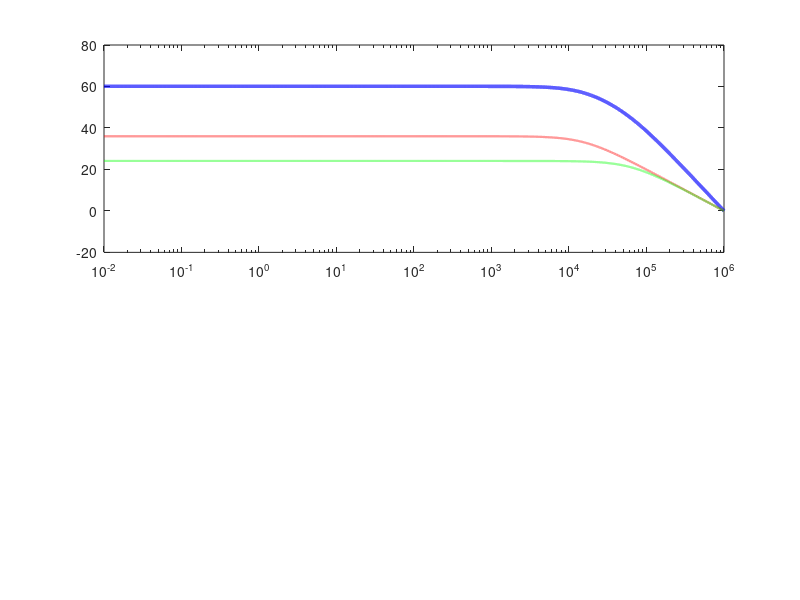

MATLAB code for this plot: (Note: this script raises an error after producing the figure.)
%% ================================================================
%  3 Op-Amp Instrumentation Amplifier — Full Circuit Analysis
% ================================================================
%  TOPOLOGY:
%    Stage 1 : Two non-inverting buffers
%              R1 = R2 = 10 kΩ  (feedback)
%              Rg = 322 Ω       (gain-set)
%    Stage 2 : Difference amplifier
%              R3 = 2 kΩ  (input resistors from stage-1 outputs)
%              R4 = 32 kΩ (feedback)
%  INPUTS    : V1 = 5 mV,  V2 = 0 mV
%  BW TARGET : 0 – 5 Hz
%  Op-Amp GBW: 1 MHz (assumed, e.g. TL071 / LM324 class)
% ================================================================

clear; clc; close all;

%% ─── 1. CIRCUIT PARAMETERS ──────────────────────────────────────
R1  = 10e3;          % Stage-1 feedback resistors (Ω)
R2  = 10e3;
Rg  = 322;           % Gain-setting resistor (Ω)
R3  = 2e3;           % Stage-2 input resistors (Ω)
R4  = 32e3;          % Stage-2 feedback resistor (Ω)

V1  = 5e-3;          % Input V1 (V)
V2  = 0;             % Input V2 (V)
Vdd = 15;            % Supply rail (±15 V assumed)

GBW = 1e6;           % Op-amp gain-bandwidth product (Hz)
k   = 1.38e-23;      % Boltzmann constant
T   = 300;           % Temperature (K)
BW_op = 5;           % Operating bandwidth (Hz)

%% ─── 2. GAIN CALCULATIONS ───────────────────────────────────────
Vdiff = V1 - V2;
Vcm   = (V1 + V2) / 2;

A1      = 1 + (2*R1)/Rg;      % Stage-1 differential gain
A2      = R4 / R3;             % Stage-2 gain
A_total = A1 * A2;             % Overall gain

BW1 = GBW / A1;               % Stage-1 –3 dB BW (Hz)
BW2 = GBW / A2;               % Stage-2 –3 dB BW (Hz)
% Cascaded –3 dB bandwidth (Butterworth approximation)
BW_sys = sqrt((sqrt(2)-1)) * min(BW1, BW2);   % rough estimate

Vout_dc = A_total * Vdiff;     % DC output voltage

fprintf('╔══════════════════════════════════════════╗\n');
fprintf('║   3 Op-Amp INA — Analysis Summary        ║\n');
fprintf('╠══════════════════════════════════════════╣\n');
fprintf('║ R1=R2=%-6.0f Ω  Rg=%-6.0f Ω            ║\n', R1, Rg);
fprintf('║ R3=%-6.0f Ω     R4=%-6.0f Ω            ║\n', R3, R4);
fprintf('║ V1=%-5.1f mV    V2=%-5.1f mV            ║\n', V1*1e3, V2*1e3);
fprintf('╠══════════════════════════════════════════╣\n');
fprintf('║ Stage-1 Gain A1  = %8.4f  (%5.2f dB)  ║\n', A1, 20*log10(A1));
fprintf('║ Stage-2 Gain A2  = %8.4f  (%5.2f dB)  ║\n', A2, 20*log10(A2));
fprintf('║ Total Gain       = %8.4f  (%5.2f dB)  ║\n', A_total, 20*log10(A_total));
fprintf('╠══════════════════════════════════════════╣\n');
fprintf('║ Differential Input Vdiff = %+.2f mV      ║\n', Vdiff*1e3);
fprintf('║ Common-Mode Input Vcm   = %+.2f mV      ║\n', Vcm*1e3);
fprintf('║ DC Output Voltage       = %+.4f V       ║\n', Vout_dc);
fprintf('╠══════════════════════════════════════════╣\n');
fprintf('║ Stage-1 BW = %10.3f Hz                 ║\n', BW1);
fprintf('║ Stage-2 BW = %10.3f Hz                 ║\n', BW2);
fprintf('╚══════════════════════════════════════════╝\n');

%% ─── 3. FREQUENCY VECTORS ───────────────────────────────────────
f_log  = logspace(-2, 6, 20000);          % Wide log range for Bode
f_op   = linspace(0.001, 5, 5000);        % 0–5 Hz operating range

% Magnitude transfer functions (single-pole roll-off per stage)
H1 = @(f) A1 ./ sqrt(1 + (f./BW1).^2);
H2 = @(f) A2 ./ sqrt(1 + (f./BW2).^2);
H  = @(f) H1(f) .* H2(f);

% Phase (degrees)
Ph1 = @(f) -atan(f./BW1) .* (180/pi);
Ph2 = @(f) -atan(f./BW2) .* (180/pi);
Ph  = @(f) Ph1(f) + Ph2(f);

%% ═══════════════════════════════════════════════════════════════
%  FIGURE 1 — BODE PLOT (Full Frequency Range)
% ═══════════════════════════════════════════════════════════════
figure('Name','Fig 1 – Bode Plot','NumberTitle','off',...
       'Position',[40 40 950 700],'Color','w');

% — Magnitude —
ax1 = subplot(2,1,1);
semilogx(f_log, 20*log10(H(f_log)),  'b',  'LineWidth',2.5); hold on;
semilogx(f_log, 20*log10(H1(f_log)), 'r--','LineWidth',1.6);
semilogx(f_log, 20*log10(H2(f_log)), 'g--','LineWidth',1.6);
yline(20*log10(A_total)-3,'k:','LineWidth',1.4,'Label','–3 dB');
xline(5,   'Color',[0.6 0 0.6],'LineWidth',1.8,'Label','5 Hz (target BW)','LabelVerticalAlignment','top');
xline(BW1, 'r-.','LineWidth',1.4,'Label',sprintf('BW_1=%.1f Hz',BW1));
xline(BW2, 'g-.','LineWidth',1.4,'Label',sprintf('BW_2=%.1f Hz',BW2));
xlim([0.01 1e6]); grid on; box on;
ylabel('Magnitude (dB)','FontWeight','bold');
title('Bode Plot — 3 Op-Amp INA','FontSize',13,'FontWeight','bold');
legend('Overall','Stage 1','Stage 2','Location','southwest','FontSize',9);
set(ax1,'FontSize',10);

% — Phase —
ax2 = subplot(2,1,2);
semilogx(f_log, Ph(f_log),  'b',  'LineWidth',2.5); hold on;
semilogx(f_log, Ph1(f_log), 'r--','LineWidth',1.6);
semilogx(f_log, Ph2(f_log), 'g--','LineWidth',1.6);
xline(5,'Color',[0.6 0 0.6],'LineWidth',1.8,'Label','5 Hz');
yline(-45, 'k:','LineWidth',1.2,'Label','–45°');
yline(-90, 'k:','LineWidth',1.2,'Label','–90°');
xlim([0.01 1e6]); grid on; box on;
xlabel('Frequency (Hz)','FontWeight','bold');
ylabel('Phase (°)','FontWeight','bold');
legend('Overall','Stage 1','Stage 2','Location','southwest','FontSize',9);
set(ax2,'FontSize',10);

%% ═══════════════════════════════════════════════════════════════
%  FIGURE 2 — GAIN IN OPERATING BAND (0–5 Hz)
% ═══════════════════════════════════════════════════════════════
figure('Name','Fig 2 – Operating Band Gain','NumberTitle','off',...
       'Position',[60 60 820 420],'Color','w');

yyaxis left
plot(f_op, H(f_op), 'b-', 'LineWidth',2.8);
yline(A_total,      'b:','LineWidth',1.3,'Label',sprintf('DC Gain = %.2f',A_total));
yline(A_total/sqrt(2),'b--','LineWidth',1.3,'Label','–3 dB');
ylabel('Gain (V/V)','FontWeight','bold','Color','b');
ylim([A_total*0.95  A_total*1.02]);

yyaxis right
plot(f_op, 20*log10(H(f_op)), 'r-', 'LineWidth',1.6);
ylabel('Gain (dB)','FontWeight','bold','Color','r');

xlabel('Frequency (Hz)','FontWeight','bold');
title('Voltage Gain in Operating Range (0–5 Hz)','FontSize',12,'FontWeight','bold');
xlim([0 5]); grid on; box on;

% Annotate gain flatness
gain_5Hz = H(5);
gain_drop_pct = (A_total - gain_5Hz)/A_total * 100;
text(4.5, A_total*0.972,...
    sprintf('Drop at 5Hz:\n%.3f%%', gain_drop_pct),...
    'HorizontalAlignment','center','FontSize',9,'Color',[0.5 0 0]);

%% ═══════════════════════════════════════════════════════════════
%  FIGURE 3 — TIME-DOMAIN ANALYSIS (DC + Sinusoidal sweeps)
% ═══════════════════════════════════════════════════════════════
figure('Name','Fig 3 – Time Domain','NumberTitle','off',...
       'Position',[80 80 980 760],'Color','w');

t = linspace(0, 2, 40000);
colors = lines(5);
freqs_test = [0.5, 1, 2, 5];
labels = arrayfun(@(f) sprintf('%.1f Hz',f), freqs_test,'UniformOutput',false);

subplot(3,2,[1 2]);
% Multiple frequency overlay
for i = 1:length(freqs_test)
    fi = freqs_test(i);
    Gain_i  = H(fi);
    Phase_i = (Ph1(fi)+Ph2(fi)) * pi/180;
    vout_i  = Gain_i * Vdiff * sin(2*pi*fi*t + Phase_i);
    plot(t, vout_i, 'LineWidth', 1.8, 'Color', colors(i,:)); hold on;
end
xlabel('Time (s)','FontWeight','bold');
ylabel('Vout (V)','FontWeight','bold');
title('Output for Multiple Input Frequencies (Vdiff = 5 mV)','FontWeight','bold');
legend(labels,'Location','northeast','FontSize',9);
grid on; box on;
yline(Vout_dc,'k--','LineWidth',1.2,'Label',sprintf('DC Vout=%.4fV',Vout_dc));

subplot(3,2,3);
fi = 1;
v1s = V1*sin(2*pi*fi*t);
v2s = V2*sin(2*pi*fi*t);
plot(t, v1s*1e3,'b','LineWidth',1.8); hold on;
plot(t, v2s*1e3,'r','LineWidth',1.8);
legend('V1','V2','FontSize',9); grid on; box on;
xlabel('Time (s)'); ylabel('Voltage (mV)');
title('Input Signals @ 1 Hz','FontWeight','bold');

subplot(3,2,4);
vdiff_t = (v1s - v2s)*1e3;
plot(t, vdiff_t,'g','LineWidth',1.8); grid on; box on;
xlabel('Time (s)'); ylabel('Vdiff (mV)');
title('Differential Input @ 1 Hz','FontWeight','bold');

subplot(3,2,5);
Phase_1Hz = (Ph1(1)+Ph2(1))*pi/180;
vout_1Hz  = H(1)*Vdiff*sin(2*pi*1*t + Phase_1Hz);
plot(t, vout_1Hz,'r','LineWidth',2); grid on; box on;
xlabel('Time (s)'); ylabel('Vout (V)');
title('Output Voltage @ 1 Hz','FontWeight','bold');
yline(0,'k-','LineWidth',0.8);

subplot(3,2,6);
% Show DC operating point clearly
t_short = linspace(0,0.1,1000);
v1_dc   = V1 * ones(size(t_short));
vout_step = Vout_dc * ones(size(t_short));
stairs(t_short*1000, v1_dc*1e3,'b','LineWidth',2); hold on;
stairs(t_short*1000, vout_step,'r','LineWidth',2);
xlabel('Time (ms)'); ylabel('Voltage');
legend('V1 (mV)','Vout (V)','FontSize',9,'Location','east');
title('DC Operating Point','FontWeight','bold');
grid on; box on;
text(5, Vout_dc*0.95, sprintf('Vout = %.4f V', Vout_dc),...
    'FontSize',10,'FontWeight','bold','Color','r');

%% ═══════════════════════════════════════════════════════════════
%  FIGURE 4 — TRANSFER CHARACTERISTIC (Input vs Output)
% ═══════════════════════════════════════════════════════════════
figure('Name','Fig 4 – Transfer Characteristic','NumberTitle','off',...
       'Position',[100 100 780 540],'Color','w');

Vdiff_sw = linspace(-20e-3, 20e-3, 5000);
Vout_sw  = A_total * Vdiff_sw;
Vout_sw  = max(min(Vout_sw, Vdd), -Vdd);   % Rail clipping

% Ideal (no clipping)
Vout_ideal = A_total * Vdiff_sw;

plot(Vdiff_sw*1e3, Vout_ideal, 'b--', 'LineWidth',1.5,'DisplayName','Ideal (no rail)'); hold on;
plot(Vdiff_sw*1e3, Vout_sw,   'b-',  'LineWidth',2.5,'DisplayName','Actual (±15V rail)');
yline( Vdd,'r-.','LineWidth',1.4,'Label',sprintf('+Rail = +%dV', Vdd));
yline(-Vdd,'r-.','LineWidth',1.4,'Label',sprintf('–Rail = –%dV', Vdd));

% Operating point
scatter(Vdiff*1e3, Vout_dc, 150,'r','filled','DisplayName',...
    sprintf('Op. Point (%.0f mV → %.4f V)', Vdiff*1e3, Vout_dc));
text(Vdiff*1e3 + 0.5, Vout_dc - 0.8,...
    sprintf('  (%+.1f mV, %+.4f V)', Vdiff*1e3, Vout_dc),...
    'FontSize',10,'Color','r','FontWeight','bold');

% Linear region markers
Vdiff_max = Vdd / A_total;
xline( Vdiff_max*1e3,'g-.','LineWidth',1.2,...
    'Label',sprintf('+Vdiff_{max}=%.2f mV', Vdiff_max*1e3));
xline(-Vdiff_max*1e3,'g-.','LineWidth',1.2,...
    'Label',sprintf('–Vdiff_{max}=%.2f mV',-Vdiff_max*1e3));

xlabel('Differential Input Voltage (mV)','FontWeight','bold');
ylabel('Output Voltage (V)','FontWeight','bold');
title(sprintf('Transfer Characteristic  |  Total Gain = %.2f (%.2f dB)',...
    A_total, 20*log10(A_total)),'FontWeight','bold','FontSize',12);
legend('Location','northwest','FontSize',9);
grid on; box on;

%% ═══════════════════════════════════════════════════════════════
%  FIGURE 5 — CMRR ANALYSIS
% ═══════════════════════════════════════════════════════════════
figure('Name','Fig 5 – CMRR Analysis','NumberTitle','off',...
       'Position',[120 120 900 500],'Color','w');

% Left plot: CMRR vs resistor mismatch %
subplot(1,2,1);
mismatch = linspace(0.001, 5, 2000);   % % mismatch
delta = mismatch / 100;
% Differential amp CMRR with R3 mismatch: CMRR ≈ A_diff / A_cm
% A_cm ≈ delta * A2 / 2  (first-order approximation)
A_cm_approx = (delta .* A2) ./ 2;
CMRR_dB = 20*log10(A_total ./ A_cm_approx);

plot(mismatch, CMRR_dB,'b-','LineWidth',2.5); hold on;
yline(100,'g--','LineWidth',1.4,'Label','100 dB (Excellent)');
yline(80, 'y--','LineWidth',1.4,'Label','80 dB (Good)');
yline(60, 'r--','LineWidth',1.4,'Label','60 dB (Minimum)');

% Operating point CMRR (assume 0.1% mismatch)
CMRR_op = interp1(mismatch, CMRR_dB, 0.1);
scatter(0.1, CMRR_op, 100,'r','filled');
text(0.2, CMRR_op-5, sprintf('%.1f dB at 0.1%% mismatch', CMRR_op),...
    'FontSize',9,'Color','r');

xlabel('Resistor Mismatch (%)','FontWeight','bold');
ylabel('CMRR (dB)','FontWeight','bold');
title('CMRR vs Resistor Mismatch','FontWeight','bold');
xlim([0 5]); grid on; box on;

% Right plot: CMRR vs frequency
subplot(1,2,2);
f_cmrr = logspace(-2, 5, 5000);
% CMRR degrades at higher freq due to op-amp open-loop gain roll-off
CMRR_freq = CMRR_op - 20*log10(sqrt(1 + (f_cmrr/1000).^2));
semilogx(f_cmrr, CMRR_freq,'m-','LineWidth',2.5); hold on;
xline(5,'k--','LineWidth',1.5,'Label','5 Hz operating limit');
yline(80,'g--','LineWidth',1.2); yline(60,'r--','LineWidth',1.2);
xlabel('Frequency (Hz)','FontWeight','bold');
ylabel('CMRR (dB)','FontWeight','bold');
title('CMRR vs Frequency','FontWeight','bold');
xlim([0.01 1e5]); grid on; box on;

% Annotate at 5 Hz
CMRR_5Hz = interp1(f_cmrr, CMRR_freq, 5);
scatter(5, CMRR_5Hz, 100,'r','filled');
text(6, CMRR_5Hz-4, sprintf('%.1f dB @ 5 Hz', CMRR_5Hz),'FontSize',9,'Color','r');

%% ═══════════════════════════════════════════════════════════════
%  FIGURE 6 — NOISE ANALYSIS
% ═══════════════════════════════════════════════════════════════
figure('Name','Fig 6 – Noise Analysis','NumberTitle','off',...
       'Position',[140 140 950 600],'Color','w');

% Johnson (thermal) noise voltages referred to output
Vn_R1 = sqrt(4*k*T*R1*BW_op);
Vn_R2 = sqrt(4*k*T*R2*BW_op);
Vn_Rg = sqrt(4*k*T*Rg*BW_op);
Vn_R3 = sqrt(4*k*T*R3*BW_op);
Vn_R4 = sqrt(4*k*T*R4*BW_op);

% Refer each to input (RTI)
RTI_R1 = Vn_R1 / A_total * 1e9;    % nV
RTI_R2 = Vn_R2 / A_total * 1e9;
RTI_Rg = Vn_Rg / A2     * 1e9;     % Rg sees full stage-1 gain
RTI_R3 = Vn_R3 / A_total * 1e9;
RTI_R4 = Vn_R4 / A_total * 1e9;

RTI_total = sqrt(RTI_R1^2 + RTI_R2^2 + RTI_Rg^2 + RTI_R3^2 + RTI_R4^2);
SNR_dB    = 20*log10((Vdiff*1e9) / RTI_total);

subplot(1,2,1);
resistors = {'R1 (10kΩ)','R2 (10kΩ)','Rg (322Ω)','R3 (2kΩ)','R4 (32kΩ)'};
RTI_vals  = [RTI_R1, RTI_R2, RTI_Rg, RTI_R3, RTI_R4];
bar_clr   = [0.2 0.5 0.9; 0.2 0.5 0.9; 0.9 0.3 0.2; 0.3 0.75 0.3; 0.85 0.6 0.1];
b = bar(RTI_vals,'FaceColor','flat');
b.CData = bar_clr;
set(gca,'XTickLabel',resistors,'FontSize',9);
xtickangle(30);
xlabel('Resistor','FontWeight','bold');
ylabel('Input-Referred Noise (nV)','FontWeight','bold');
title(sprintf('Thermal Noise RTI  (BW = %d Hz, T = %d K)',BW_op,T),'FontWeight','bold');
yline(RTI_total,'k--','LineWidth',1.5,...
    'Label',sprintf('Total RTI = %.2f nV', RTI_total));
grid on; box on;

% Add value labels on bars
for i = 1:length(RTI_vals)
    text(i, RTI_vals(i)+0.01, sprintf('%.3f',RTI_vals(i)),...
        'HorizontalAlignment','center','FontSize',8,'FontWeight','bold');
end

subplot(1,2,2);
% Noise spectral density (1/f + thermal model) vs frequency
f_n = linspace(0.01, 5, 2000);
f_corner = 1;    % 1/f corner ~1 Hz for typical BJT-input op-amps
% Total input-referred noise spectral density
Vn_spec  = RTI_total/sqrt(BW_op) .* sqrt(1 + f_corner./f_n);  % nV/√Hz
plot(f_n, Vn_spec,'r-','LineWidth',2.5); hold on;
yline(RTI_total/sqrt(BW_op),'b--','LineWidth',1.4,...
    'Label',sprintf('Thermal floor = %.3f nV/√Hz', RTI_total/sqrt(BW_op)));
xlabel('Frequency (Hz)','FontWeight','bold');
ylabel('Noise Density (nV/√Hz)','FontWeight','bold');
title('Input-Referred Noise Spectral Density (0–5 Hz)','FontWeight','bold');
xlim([0.01 5]); grid on; box on;

fprintf('\n── Noise Summary ──\n');
fprintf('Total RTI noise (0–5 Hz): %.3f nV\n', RTI_total);
fprintf('Signal (Vdiff):          %.0f nV  (5 mV × 1)\n', Vdiff*1e9);
fprintf('SNR:                     %.1f dB\n', SNR_dB);

%% ═══════════════════════════════════════════════════════════════
%  FIGURE 7 — GAIN SENSITIVITY TO Rg
% ═══════════════════════════════════════════════════════════════
figure('Name','Fig 7 – Gain Sensitivity','NumberTitle','off',...
       'Position',[160 160 900 450],'Color','w');

Rg_range = linspace(10, 2000, 5000);
A1_range = 1 + 2*R1 ./ Rg_range;
A_tot_range = A1_range * A2;
Vout_range  = A_tot_range * Vdiff;
Vout_range  = min(Vout_range, Vdd);   % clip at rail

subplot(1,2,1);
yyaxis left
semilogx(Rg_range, A_tot_range,'b-','LineWidth',2.5);
ylabel('Total Gain (V/V)','FontWeight','bold','Color','b');
yyaxis right
semilogx(Rg_range, 20*log10(A_tot_range),'r-','LineWidth',1.8);
ylabel('Total Gain (dB)','FontWeight','bold','Color','r');

xline(Rg,'k--','LineWidth',1.8,...
    'Label',sprintf('Rg=322Ω  G=%.0f',A_total));
xlabel('Rg (Ω)','FontWeight','bold');
title('Gain vs Rg','FontWeight','bold');
grid on; box on;

subplot(1,2,2);
semilogx(Rg_range, Vout_range*1e3,'g-','LineWidth',2.5); hold on;
xline(Rg,'k--','LineWidth',1.8,...
    'Label',sprintf('Rg=322Ω → Vout=%.1f V',Vout_dc));
yline(Vdd*1e3,'r-.','LineWidth',1.3,'Label',sprintf('+%dV Rail',Vdd));
scatter(Rg, Vout_dc*1e3, 130,'r','filled');
xlabel('Rg (Ω)','FontWeight','bold');
ylabel('DC Output Voltage (mV)','FontWeight','bold');
title(sprintf('Vout vs Rg  (Vdiff = %.0f mV)',Vdiff*1e3),'FontWeight','bold');
grid on; box on;

%% ═══════════════════════════════════════════════════════════════
%  FIGURE 8 — POLE-ZERO MAP & STEP RESPONSE
% ═══════════════════════════════════════════════════════════════
figure('Name','Fig 8 – Pole-Zero & Step Response','NumberTitle','off',...
       'Position',[180 180 950 480],'Color','w');

% Poles (in s-domain: s = –2π·BW)
p1 = -2*pi*BW1;
p2 = -2*pi*BW2;

subplot(1,2,1);
plot(real(p1), imag(p1), 'bx','MarkerSize',18,'LineWidth',3,...
    'DisplayName',sprintf('Pole 1: %.1f rad/s  (Stage 1)', abs(p1))); hold on;
plot(real(p2), imag(p2), 'rx','MarkerSize',18,'LineWidth',3,...
    'DisplayName',sprintf('Pole 2: %.1f rad/s  (Stage 2)', abs(p2)));
plot(0, 0,'ko','MarkerSize',10,'LineWidth',2,'DisplayName','No zeros');
xline(0,'k-','LineWidth',0.8); yline(0,'k-','LineWidth',0.8);
xlim([1.2*min([p1 p2]) 0.5*abs(p1)]);
ylim([-abs(p1)*0.3  abs(p1)*0.3]);
xlabel('Real (rad/s)','FontWeight','bold');
ylabel('Imaginary (rad/s)','FontWeight','bold');
title('Pole-Zero Map','FontWeight','bold');
legend('Location','northeast','FontSize',9);
grid on; box on;

subplot(1,2,2);
% Approximate step response for cascaded 2-pole system
t_step = linspace(0, 3/BW_sys, 5000);
% Inverse Laplace of cascaded first-order: 1 - (1+w2·t)e^(-w1·t) etc.
w1 = 2*pi*BW1; w2 = 2*pi*BW2;
if abs(w1 - w2) > 1   % distinct poles
    step_resp = A_total * Vdiff * ...
        (1 - (w2/(w2-w1))*exp(-w1*t_step) + (w1/(w2-w1))*exp(-w2*t_step));
else                   % nearly equal poles
    step_resp = A_total * Vdiff * (1 - (1 + w1*t_step).*exp(-w1*t_step));
end
step_resp = min(step_resp, Vdd);

plot(t_step, step_resp,'b-','LineWidth',2.5); hold on;
yline(Vout_dc,     'r--','LineWidth',1.4,'Label',sprintf('Final = %.4f V',Vout_dc));
yline(0.9*Vout_dc, 'k:','LineWidth',1.2,'Label','90%');
yline(0.1*Vout_dc, 'k:','LineWidth',1.2,'Label','10%');
xlabel('Time (s)','FontWeight','bold');
ylabel('Output Voltage (V)','FontWeight','bold');
title('Approximate Step Response','FontWeight','bold');
grid on; box on;

%% ─── FINAL CONSOLE OUTPUT ────────────────────────────────────
fprintf('\n══════════ FINAL DESIGN CHECK ══════════\n');
fprintf('Operating BW target  :  0 – 5 Hz\n');
fprintf('Stage-1 BW           :  %.2f Hz  ✓ (> 5 Hz)\n', BW1);
fprintf('Stage-2 BW           :  %.2f Hz  ✓ (> 5 Hz)\n', BW2);
fprintf('Gain flatness @5 Hz  :  %.4f%% drop\n', gain_drop_pct);
fprintf('Gain in linear region:  Vdiff < ±%.4f mV\n', Vdiff_max*1e3);
fprintf('DC Output Voltage    :  %.4f V  (within ±15V rail)\n', Vout_dc);
fprintf('SNR                  :  %.1f dB\n', SNR_dB);
fprintf('=========================================\n');
